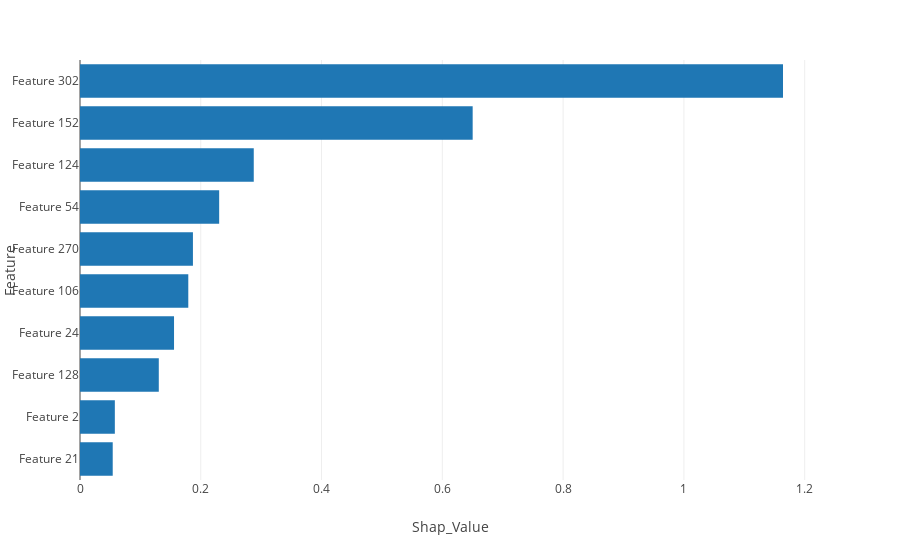

Source (notebook cell):
### Code cell
explainer = shap.explainers.Tree(xgbc_DFT, X_F_train)
shap_values = explainer(X_F_train)
# shap_values = shap_values
shap.plots.bar(shap_values)
# print(shap_values)
# print(np.mean(np.absolute(shap_values.values - np.mean(shap_values.values,axis=0)),axis=0))
values = np.mean(np.absolute(shap_values.values - np.mean(shap_values.values,axis=0)),axis=0)
indexes = [f"Feature {i}" for i in range(len(values))]
df = pd.DataFrame({"Shap_Value": values, "Feature": indexes})
df.sort_values(by=["Shap_Value"],inplace = True, ascending=True)
# # df.reset_index(inplace=True)
# print(df.tail())
# ax = df[-10:].plot.barh(y='Shap_Value')
fig = px.bar(df[-10:], x="Shap_Value", y="Feature", orientation='h')
fig.show()

### Figure 1 — Plotly figure (JSON) as saved in the notebook; plotly's stock layout.template omitted (floating-point values rounded to 4 significant figures)
{"data": [{"alignmentgroup": "True", "hovertemplate": "Shap_Value=%{x}<br>Feature=%{y}<extra></extra>", "legendgroup": "", "marker": {"color": "#1F77B4", "pattern": {"shape": ""}}, "name": "", "offsetgroup": "", "orientation": "h", "showlegend": false, "textposition": "auto", "x": [0.05418, 0.05769, 0.1305, 0.1557, 0.1793, 0.187, 0.2304, 0.2877, 0.6502, 1.164], "xaxis": "x", "y": ["Feature 21", "Feature 2", "Feature 128", "Feature 24", "Feature 106", "Feature 270", "Feature 54", "Feature 124", "Feature 152", "Feature 302"], "yaxis": "y", "type": "bar"}], "layout": {"xaxis": {"anchor": "y", "domain": [0.0, 1.0], "title": {"text": "Shap_Value"}}, "yaxis": {"anchor": "x", "domain": [0.0, 1.0], "title": {"text": "Feature"}}, "legend": {"tracegroupgap": 0}, "margin": {"t": 60}, "barmode": "relative"}}
